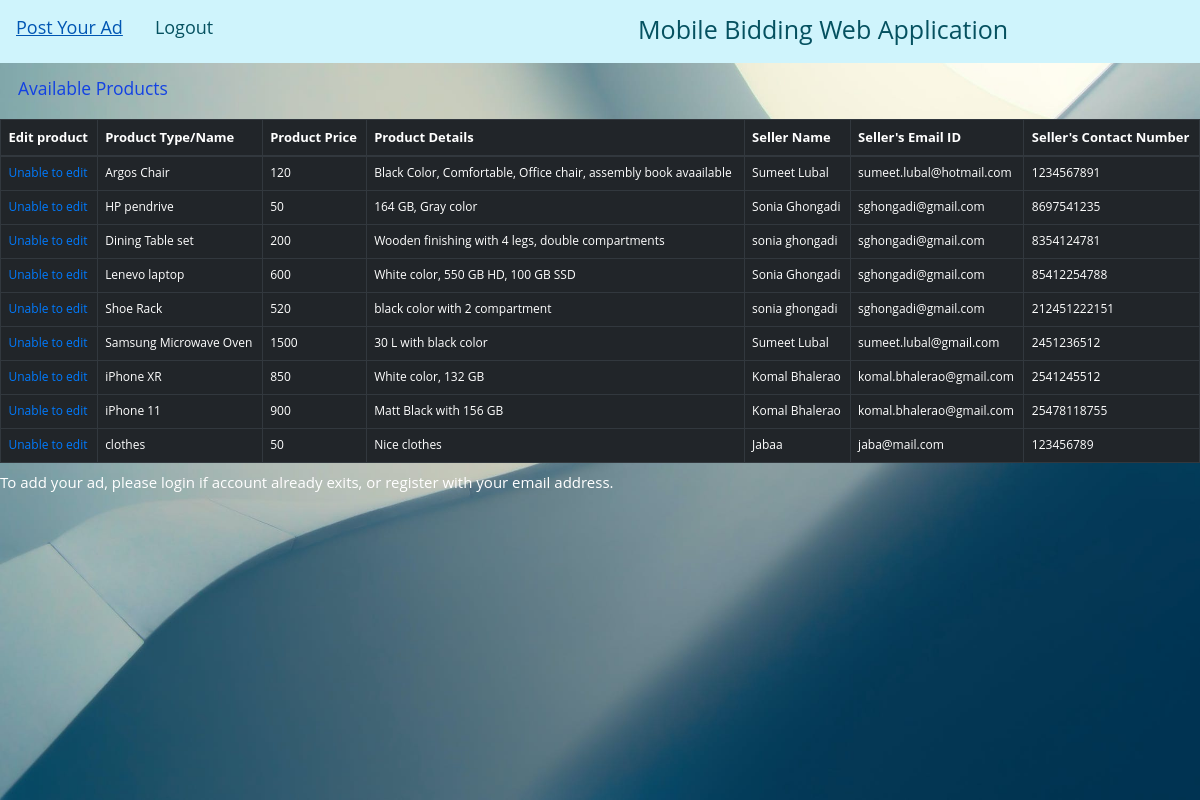
The app's page /show_all (signed in) with its own data.
### application.py (models this page shows)
class Product(db.Model):
    id= db.Column(db.Integer, primary_key=True)
    Product_name = db.Column(db.String(20),nullable=False)
    Product_price = db.Column(db.Integer, nullable= False)
    Prod_spec = db.Column(db.Text, nullable=False)
    seller_name = db.Column(db.String(20), nullable =False)
    User_email = db.Column(db.String(120),  nullable=False)
    contact_num= db.Column(db.Integer, nullable=False)
    person_id = db.Column(db.Integer, db.ForeignKey('add_user.id'))

### application.py (the view)
@app.route("/show_all")
def show_all():
    user = False
    if 'user_email' in session:
        user = session['user_email']
    return render_template('show_all.html', Product = Product.query.all(), user= user)

### templates/show_all.html (shortened to what this page needs)
<!DOCTYPE html>
<html lang="en">
<head>
   <link rel="stylesheet" type="text/css" href="{{ url_for('static',filename ='style.css') }}">
   <link rel="stylesheet" href="https://maxcdn.bootstrapcdn.com/bootstrap/4.0.0/css/bootstrap.min.css"
>
</head>
<body>
   <div class="cont">
      <div class="topnav">
         {% if user %}
         <a href="{{ url_for('addproduct') }}">Post Your Ad</a>
         <a href="{{ url_for('logout') }}">Logout</a>
         {% else %}
         <a href="{{ url_for('login') }}">Login</a>
         <a href="{{ url_for('register') }}">Register</a>
         {% endif %}
         <div class="header">
            <h1>Mobile Bidding Web Application</h1>
         </div>
      </div>
      <h3 class="h3-TableTile">Available Products</h3>
         <table class="table table-bordered table-dark">
      <thead class="thead-dark">
         <tr>
            {% if user %}
            <th id="prod_name">Edit product</th>
            {% endif %}
            <th id="prod_name">Product Type/Name</th>
            <th id="prod_price">Product Price</th>
            <th id="prod_spec">Product Details</th>
            <th id="seller_name">Seller Name</th>
            <th id="seller_emailID">Seller's Email ID</th>
            <th id="seller_contactNum">Seller's Contact Number</th>
         </tr>
      </thead>
      <tbody>
         {% for products in Product %}
         <tr>
            {% if user and user == products.User_email %}
            <td><a href="{{ url_for('idv_prod', product_id= products.id ) }}">Edit</a></td>
            {% elif user == "reddymahenderreddy145@gmail.com" %}
            <td><a href="{{ url_for('idv_prod', product_id= products.id ) }}">Edit</a></td>
            {% elif user %}
            <td><a href="">Unable to edit</a></td>
            {% endif %}
            <td id="prod_name">{{ products.Product_name}}</td>
            <td id="prod_price">{{ products.Product_price}}</td>
            <td id="prod_spec">{{ products.Prod_spec}}</td>
            <td id="seller_name">{{ products.seller_name}}</td>
            <td id="seller_emailID">{{ products.User_email }}</td>
            <td id="seller_contactNum">{{ products.contact_num }}</td>
         </tr>
         {% endfor %}
      </tbody>
      </table>
      <h4 style="font-size-adjust: inherit; color:white">To add your ad, please login if account already exits, or register with your email address. </h>
   </div>
</body>
</html>

### static/style.css (style rules this page uses)
*, *:before, *:after { box-sizing: border-box; margin: 0; padding: 0; }
html, body { font-size: 62.5%; height: 100%; overflow: hidden; }
.cont { position: relative; height: 100%; background-image: url("1.jpg"); background-size: cover; overflow: auto; font-family: "Open Sans", Helvetica, Arial, sans-serif; }
.topnav { overflow: hidden; background-color: #cff4fc; }
.topnav a { float: left; color: #055160; text-align: center; padding: 14px 16px; text-decoration: none; font-size: 18px; }
table tbody tr td { font-size: 12px; }
table thead tr th { font-size: 13px; }
.header { text-indent: 35%; color: #055160; font-size: 20px; padding: 14px 16px; }
.h3-TableTile { color: rgba(10, 58, 230, 0.938); padding: 15px 18px; text-align: left; }

### records on screen
Product: shows "Unable to edit", Product_name "Argos Chair", Product_price "120", Prod_spec "Black Color, Comfortable, Office chair, assembly book avaailable", seller_name "Sumeet Lubal", User_email "sumeet.lubal@hotmail.com", contact_num "1234567891"
Product: shows "Unable to edit", Product_name "HP pendrive", Product_price "50", Prod_spec "164 GB, Gray color", seller_name "Sonia Ghongadi", User_email "sghongadi@gmail.com", contact_num "8697541235"
Product: shows "Unable to edit", Product_name "Dining Table set", Product_price "200", Prod_spec "Wooden finishing with 4 legs, double compartments", seller_name "sonia ghongadi", User_email "sghongadi@gmail.com", contact_num "8354124781"
Product: shows "Unable to edit", Product_name "Lenevo laptop", Product_price "600", Prod_spec "White color, 550 GB HD, 100 GB SSD", seller_name "Sonia Ghongadi", User_email "sghongadi@gmail.com", contact_num "85412254788"
Product: shows "Unable to edit", Product_name "Shoe Rack", Product_price "520", Prod_spec "black color with 2 compartment", seller_name "sonia ghongadi", User_email "sghongadi@gmail.com", contact_num "212451222151"
Product: shows "Unable to edit", Product_name "Samsung Microwave Oven", Product_price "1500", Prod_spec "30 L with black color", seller_name "Sumeet Lubal", User_email "sumeet.lubal@gmail.com", contact_num "2451236512"
Product: shows "Unable to edit", Product_name "iPhone XR", Product_price "850", Prod_spec "White color, 132 GB", seller_name "Komal Bhalerao", User_email "komal.bhalerao@gmail.com", contact_num "2541245512"
Product: shows "Unable to edit", Product_name "iPhone 11", Product_price "900", Prod_spec "Matt Black with 156 GB", seller_name "Komal Bhalerao", User_email "komal.bhalerao@gmail.com", contact_num "25478118755"
Product: shows "Unable to edit", Product_name "clothes", Product_price "50", Prod_spec "Nice clothes", seller_name "Jabaa", User_email "jaba@mail.com", contact_num "123456789"
